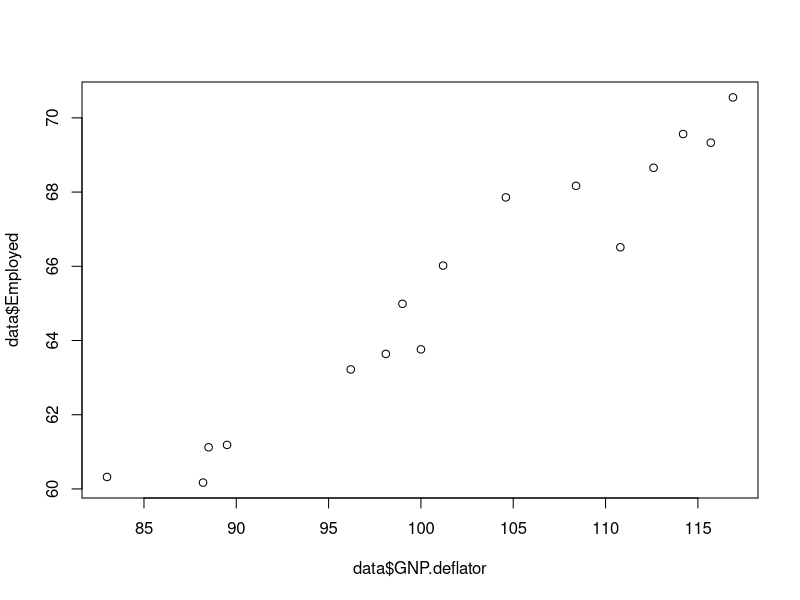
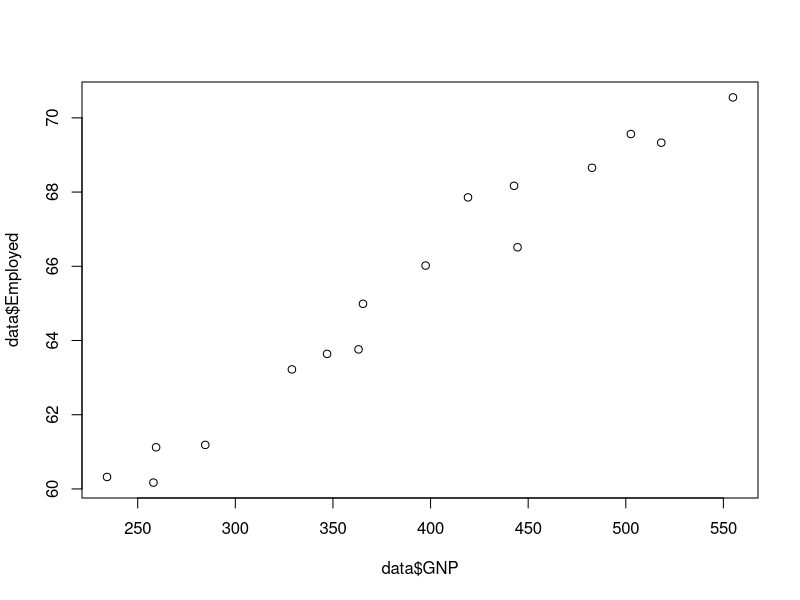
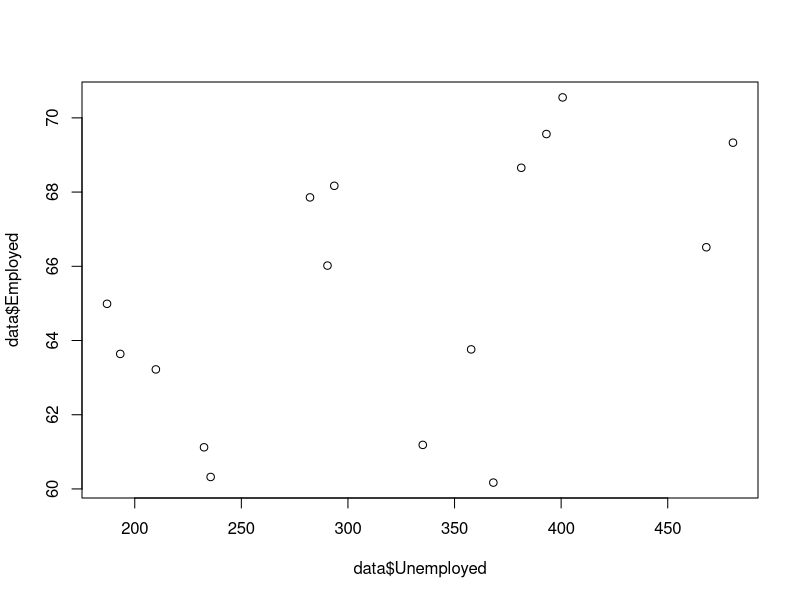
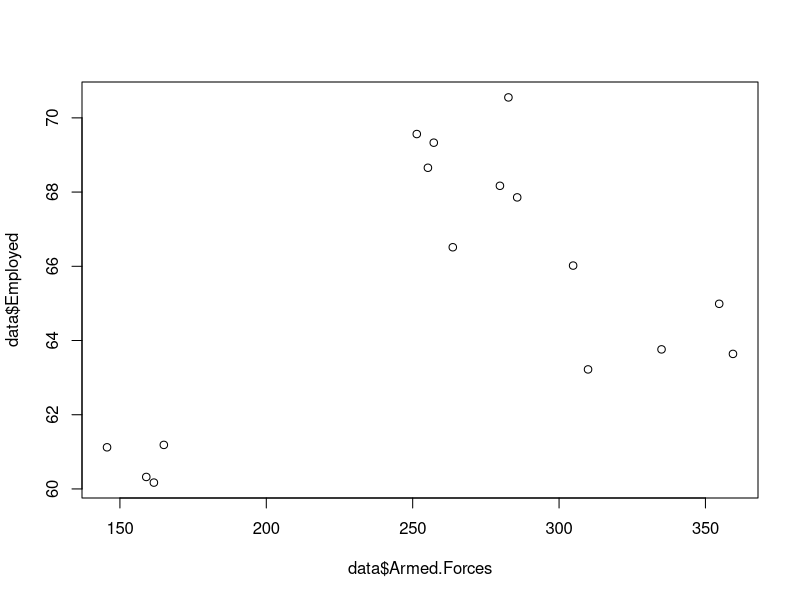
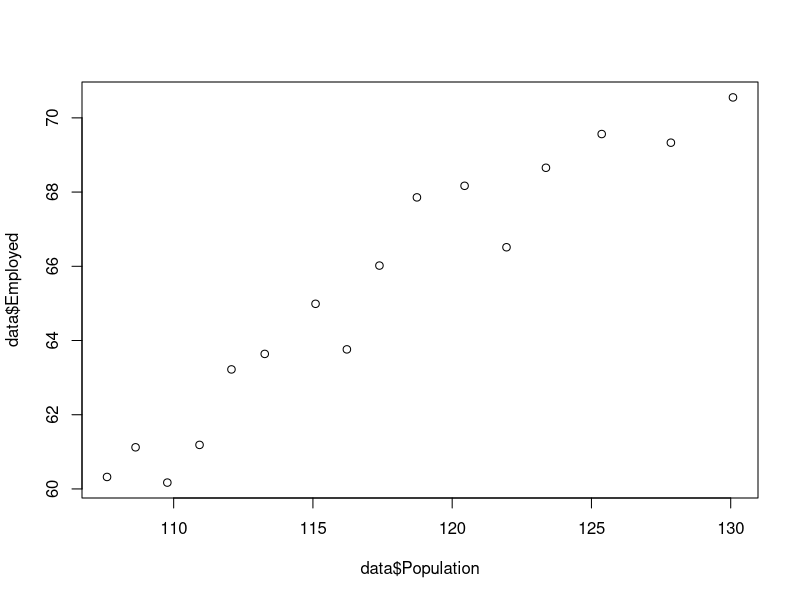
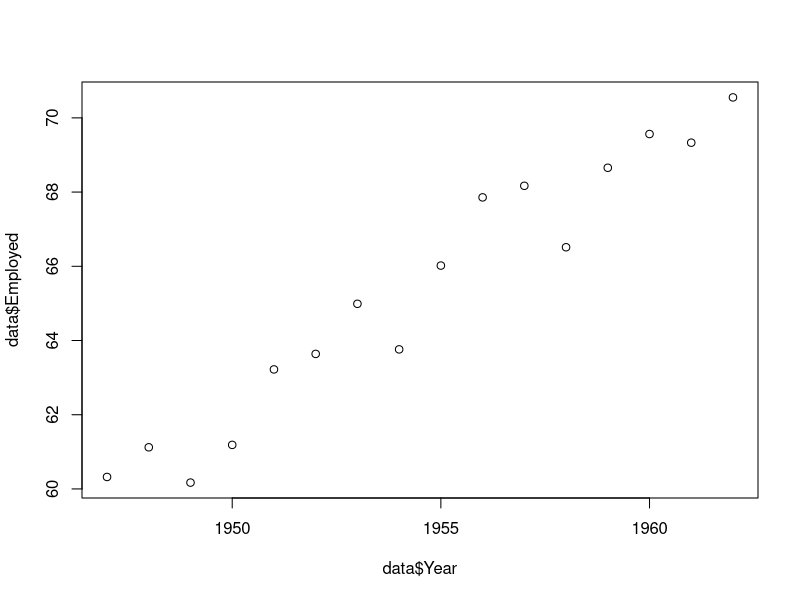

Generate these figures, in order, with R:
### 1. Open the Longley data set from the datasets package
data <- longley
View(data)


### 2. Plot Employed against each variable and select the 3 variables most correlated to Employed
plot(data$GNP.deflator, data$Employed)
plot(data$GNP, data$Employed)
plot(data$Unemployed, data$Employed)
plot(data$Armed.Forces, data$Employed)
plot(data$Population, data$Employed)
plot(data$Year, data$Employed)

## So #GNP, #Populatuion, #Year these 3 variables are most correlated to Employed.
library(tidyverse)
data.0 <- data %>%
  select(Employed, GNP.deflator, GNP, Population)  
view(data.0)


### 3. For each variable selected in number 2, create a regression model for Employed. Select the best model.
GNP.deflator.model <- lm(Employed ~ GNP.deflator, data = data.0)
summary(GNP.deflator.model)
# GNP.deflator.model Regression equation: Employed = 33.19 + 0.32*GNP.deflator
GNP.model <- lm(Employed ~ GNP, data = data.0)
summary(GNP.model)
# GNP.model Regression equation: Employed = 51.84 + 0.03*GNP
Population.model <- lm(Employed ~ Population, data = data.0)
summary(Population.model)
# Population.model Regression equation: Employed = 8.38 + 0.48*Population
## So coefficient of population model is greater than other models, hence Population.model is the best model.


### 4. For the champion model from number 3, create the model matrices.
y <- as.matrix(data.0$Employed)
view(y)

x <- as.matrix(cbind(rep(1,16), data.0[,4]))
colnames(x) <- c("x0", "x1")
view(x)


### 5. Recalculate the regression parameters and predicted values from the model matrices.
# Estimate model
B <- solve(t(x) %*% x) %*% t(x) %*% y
view(B)
B
# Linear regression equation: y = 8.38 + 0.48*x1
#                                    OR
#                           : Employed = 8.38 + 0.48*Population

## Calculate predicted values
pred <- data.0 %>%
  mutate(PredictedEmployed = 8.38 + 0.48*Population)  
view(pred)
